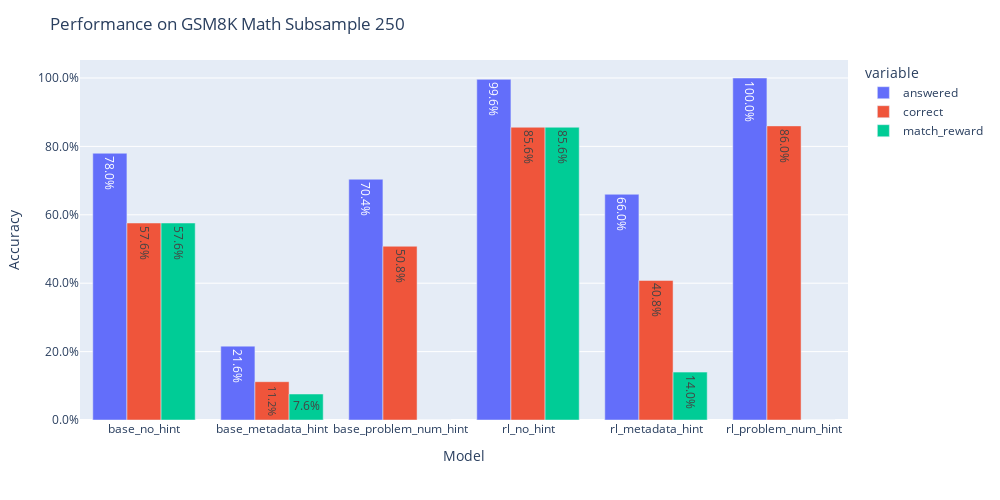

Notebook code for this chart:
### Code cell
import plotly.express as px
import pandas as pd


fig = px.bar(eval_summary.T, y=['answered', 'correct', 'match_reward'], barmode='group', text_auto=True)
fig.update_layout({
    'title': 'Performance on GSM8K Math Subsample 250',
    'width': 1000,
    'height': 500,
    'xaxis_title': 'Model',
    'yaxis_title': 'Accuracy',
    'yaxis_tickformat': '.1%'
})
fig.show()

### Figure 1 — Plotly figure (JSON) as saved in the notebook; plotly's stock layout.template omitted (floating-point values rounded to 4 significant figures)
{"data": [{"alignmentgroup": "True", "hovertemplate": "variable=answered<br>index=%{x}<br>value=%{y}<extra></extra>", "legendgroup": "answered", "marker": {"color": "#636efa", "pattern": {"shape": ""}}, "name": "answered", "offsetgroup": "answered", "orientation": "v", "showlegend": true, "textposition": "auto", "texttemplate": "%{y}", "type": "bar", "x": ["base_no_hint", "base_metadata_hint", "base_problem_num_hint", "rl_no_hint", "rl_metadata_hint", "rl_problem_num_hint"], "xaxis": "x", "y": [0.78, 0.216, 0.704, 0.996, 0.66, 1.0], "yaxis": "y"}, {"alignmentgroup": "True", "hovertemplate": "variable=correct<br>index=%{x}<br>value=%{y}<extra></extra>", "legendgroup": "correct", "marker": {"color": "#EF553B", "pattern": {"shape": ""}}, "name": "correct", "offsetgroup": "correct", "orientation": "v", "showlegend": true, "textposition": "auto", "texttemplate": "%{y}", "type": "bar", "x": ["base_no_hint", "base_metadata_hint", "base_problem_num_hint", "rl_no_hint", "rl_metadata_hint", "rl_problem_num_hint"], "xaxis": "x", "y": [0.576, 0.112, 0.508, 0.856, 0.408, 0.86], "yaxis": "y"}, {"alignmentgroup": "True", "hovertemplate": "variable=match_reward<br>index=%{x}<br>value=%{y}<extra></extra>", "legendgroup": "match_reward", "marker": {"color": "#00cc96", "pattern": {"shape": ""}}, "name": "match_reward", "offsetgroup": "match_reward", "orientation": "v", "showlegend": true, "textposition": "auto", "texttemplate": "%{y}", "type": "bar", "x": ["base_no_hint", "base_metadata_hint", "base_problem_num_hint", "rl_no_hint", "rl_metadata_hint", "rl_problem_num_hint"], "xaxis": "x", "y": [0.576, 0.076, 0.0, 0.856, 0.14, 0.0], "yaxis": "y"}], "layout": {"barmode": "group", "height": 500, "legend": {"title": {"text": "variable"}, "tracegroupgap": 0}, "margin": {"t": 60}, "title": {"text": "Performance on GSM8K Math Subsample 250"}, "width": 1000, "xaxis": {"anchor": "y", "domain": [0, 1], "title": {"text": "Model"}}, "yaxis": {"anchor": "x", "domain": [0, 1], "tickformat": ".1%", "title": {"text": "Accuracy"}}}}
